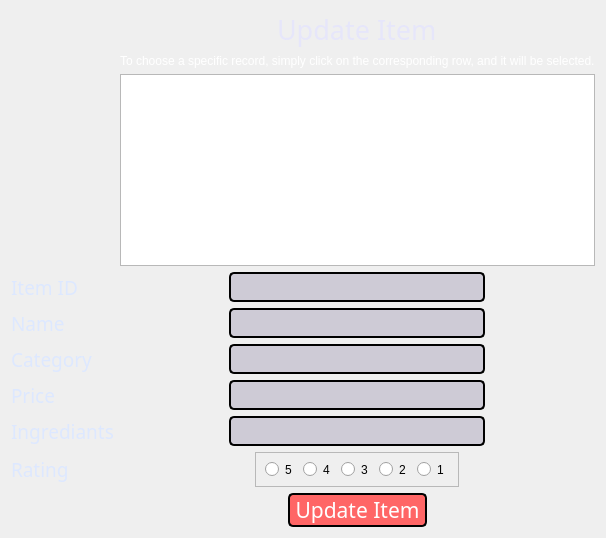
          <widget class="QWidget" name="page_8">
           <layout class="QGridLayout" name="gridLayout_2">
            <item row="14" column="2" alignment="Qt::AlignHCenter">
             <widget class="QPushButton" name="pushButton_13">
              <property name="font">
               <font>
                <family>Arial Rounded MT Bold</family>
                <pointsize>16</pointsize>
               </font>
              </property>
              <property name="styleSheet">
               <string notr="true">QPushButton {
    background-color: rgb(255, 102, 102); /* Coral Pink */
    border: none;
    color: white;
    border: 2px solid black;
    border-radius: 5px;
}

QPushButton:hover {
    background-color: rgb(255, 82, 82); /* Darker Coral Pink on hover */
    color: white;
}

QPushButton:pressed {	
    background-color: rgb(255, 62, 62); /* Dark Coral Pink on press */
    color: white;
}
</string>
              </property>
              <property name="text">
               <string> Update Item </string>
              </property>
             </widget>
            </item>
            <item row="12" column="0">
             <widget class="QLabel" name="label_42">
              <property name="font">
               <font>
                <family>Arial Rounded MT Bold</family>
                <pointsize>14</pointsize>
               </font>
              </property>
              <property name="styleSheet">
               <string notr="true">color:rgb(221, 232, 255)

</string>
              </property>
              <property name="text">
               <string>Rating</string>
              </property>
             </widget>
            </item>
            <item row="2" column="2">
             <widget class="QTableView" name="tableView_3">
              <property name="alternatingRowColors">
               <bool>true</bool>
              </property>
              <property name="selectionMode">
               <enum>QAbstractItemView::SingleSelection</enum>
              </property>
              <property name="selectionBehavior">
               <enum>QAbstractItemView::SelectRows</enum>
              </property>
             </widget>
            </item>
            <item row="6" column="0">
             <widget class="QLabel" name="label_36">
              <property name="font">
               <font>
                <family>Arial Rounded MT Bold</family>
                <pointsize>14</pointsize>
               </font>
              </property>
              <property name="styleSheet">
               <string notr="true">color:rgb(221, 232, 255)

</string>
              </property>
              <property name="text">
               <string>Item ID</string>
              </property>
             </widget>
            </item>
            <item row="9" column="0">
             <widget class="QLabel" name="label_40">
              <property name="font">
               <font>
                <family>Arial Rounded MT Bold</family>
                <pointsize>14</pointsize>
               </font>
              </property>
              <property name="styleSheet">
               <string notr="true">color:rgb(221, 232, 255)

</string>
              </property>
              <property name="text">
               <string>Price</string>
              </property>
             </widget>
            </item>
            <item row="7" column="0">
             <widget class="QLabel" name="label_39">
              <property name="font">
               <font>
                <family>Arial Rounded MT Bold</family>
                <pointsize>14</pointsize>
               </font>
              </property>
              <property name="styleSheet">
               <string notr="true">color:rgb(221, 232, 255)

</string>
              </property>
              <property name="text">
               <string>Name</string>
              </property>
             </widget>
            </item>
            <item row="10" column="0">
             <widget class="QLabel" name="label_33">
              <property name="font">
               <font>
                <family>Arial Rounded MT Bold</family>
                <pointsize>14</pointsize>
               </font>
              </property>
              <property name="styleSheet">
               <string notr="true">color:rgb(221, 232, 255)

</string>
              </property>
              <property name="text">
               <string>Ingrediants</string>
              </property>
             </widget>
            </item>
            <item row="0" column="2" alignment="Qt::AlignHCenter">
             <widget class="QLabel" name="label_34">
              <property name="maximumSize">
               <size>
                <width>16777215</width>
                <height>60</height>
               </size>
              </property>
              <property name="font">
               <font>
                <family>Copperplate Gothic Bold</family>
                <pointsize>20</pointsize>
                <weight>50</weight>
                <bold>false</bold>
               </font>
              </property>
              <property name="styleSheet">
               <string notr="true">color:rgb(230, 230, 250)</string>
              </property>
              <property name="text">
               <string>Update Item</string>
              </property>
             </widget>
            </item>
            <item row="7" column="2" alignment="Qt::AlignHCenter">
             <widget class="QPlainTextEdit" name="plainTextEdit_16">
              <property name="maximumSize">
               <size>
                <width>300</width>
                <height>30</height>
               </size>
              </property>
              <property name="statusTip">
               <string>Search Bar</string>
              </property>
              <property name="styleSheet">
               <string notr="true">background-color: rgb(206, 203, 214);
border: 2px solid black;
    border-radius: 5px;</string>
              </property>
              <property name="undoRedoEnabled">
               <bool>true</bool>
              </property>
              <property name="plainText">
               <string/>
              </property>
              <property name="overwriteMode">
               <bool>false</bool>
              </property>
              <property name="centerOnScroll">
               <bool>false</bool>
              </property>
             </widget>
            </item>
            <item row="6" column="2" alignment="Qt::AlignHCenter">
             <widget class="QPlainTextEdit" name="plainTextEdit_11">
              <property name="maximumSize">
               <size>
                <width>300</width>
                <height>30</height>
               </size>
              </property>
              <property name="statusTip">
               <string>Search Bar</string>
              </property>
              <property name="styleSheet">
               <string notr="true">background-color: rgb(206, 203, 214);
border: 2px solid black;
    border-radius: 5px;</string>
              </property>
              <property name="undoRedoEnabled">
               <bool>true</bool>
              </property>
              <property name="plainText">
               <string/>
              </property>
              <property name="overwriteMode">
               <bool>false</bool>
              </property>
              <property name="centerOnScroll">
               <bool>false</bool>
              </property>
             </widget>
            </item>
            <item row="8" column="0">
             <widget class="QLabel" name="label_41">
              <property name="font">
               <font>
                <family>Arial Rounded MT Bold</family>
                <pointsize>14</pointsize>
               </font>
              </property>
              <property name="styleSheet">
               <string notr="true">color:rgb(221, 232, 255)

</string>
              </property>
              <property name="text">
               <string>Category</string>
              </property>
             </widget>
            </item>
            <item row="12" column="2" alignment="Qt::AlignHCenter">
             <widget class="QFrame" name="frame_4">
              <property name="maximumSize">
               <size>
                <width>16777215</width>
                <height>35</height>
               </size>
              </property>
              <property name="frameShape">
               <enum>QFrame::StyledPanel</enum>
              </property>
              <property name="frameShadow">
               <enum>QFrame::Raised</enum>
              </property>
              <layout class="QHBoxLayout" name="horizontalLayout_3">
               <item>
                <widget class="QRadioButton" name="radioButton_8">
                 <property name="text">
                  <string>5</string>
                 </property>
                </widget>
               </item>
               <item>
                <widget class="QRadioButton" name="radioButton_9">
                 <property name="text">
                  <string>4</string>
                 </property>
                </widget>
               </item>
               <item>
                <widget class="QRadioButton" name="radioButton_10">
                 <property name="text">
                  <string>3</string>
                 </property>
                </widget>
               </item>
               <item>
                <widget class="QRadioButton" name="radioButton_11">
                 <property name="text">
                  <string>2</string>
                 </property>
                </widget>
               </item>
               <item>
                <widget class="QRadioButton" name="radioButton_12">
                 <property name="text">
                  <string>1</string>
                 </property>
                </widget>
               </item>
              </layout>
             </widget>
            </item>
            <item row="8" column="2" alignment="Qt::AlignHCenter">
             <widget class="QPlainTextEdit" name="plainTextEdit_15">
              <property name="maximumSize">
               <size>
                <width>300</width>
                <height>30</height>
               </size>
              </property>
              <property name="statusTip">
               <string>Search Bar</string>
              </property>
              <property name="styleSheet">
               <string notr="true">background-color: rgb(206, 203, 214);
border: 2px solid black;
    border-radius: 5px;</string>
              </property>
              <property name="undoRedoEnabled">
               <bool>true</bool>
              </property>
              <property name="plainText">
               <string/>
              </property>
              <property name="overwriteMode">
               <bool>false</bool>
              </property>
              <property name="centerOnScroll">
               <bool>false</bool>
              </property>
             </widget>
            </item>
            <item row="9" column="2" alignment="Qt::AlignHCenter">
             <widget class="QPlainTextEdit" name="plainTextEdit_2">
              <property name="maximumSize">
               <size>
                <width>300</width>
                <height>30</height>
               </size>
              </property>
              <property name="styleSheet">
               <string notr="true">background-color: rgb(206, 203, 214);
border: 2px solid black;
    border-radius: 5px;</string>
              </property>
             </widget>
            </item>
            <item row="10" column="2" alignment="Qt::AlignHCenter">
             <widget class="QPlainTextEdit" name="plainTextEdit_14">
              <property name="maximumSize">
               <size>
                <width>300</width>
                <height>30</height>
               </size>
              </property>
              <property name="statusTip">
               <string>Search Bar</string>
              </property>
              <property name="styleSheet">
               <string notr="true">background-color: rgb(206, 203, 214);
border: 2px solid black;
    border-radius: 5px;</string>
              </property>
              <property name="undoRedoEnabled">
               <bool>true</bool>
              </property>
              <property name="plainText">
               <string/>
              </property>
              <property name="overwriteMode">
               <bool>false</bool>
              </property>
              <property name="centerOnScroll">
               <bool>false</bool>
              </property>
             </widget>
            </item>
            <item row="1" column="2" alignment="Qt::AlignHCenter">
             <widget class="QLabel" name="label_96">
              <property name="font">
               <font>
                <pointsize>9</pointsize>
               </font>
              </property>
              <property name="styleSheet">
               <string notr="true">color:white</string>
              </property>
              <property name="text">
               <string>To choose a specific record, simply click on the corresponding row, and it will be selected.</string>
              </property>
             </widget>
            </item>
           </layout>
          </widget>
